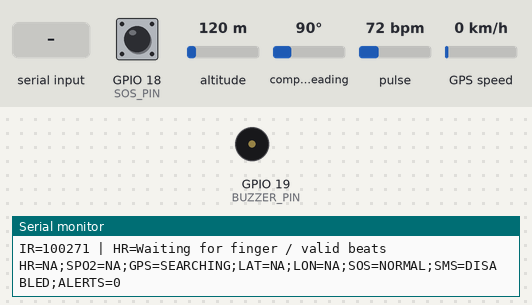
Simulated run of this sketch. Board: ESP32. Parts: buzzer (waves = sounding, pin HIGH), the last lines printed to the serial monitor. Inputs (shaded band) come from the test bench; at power-on: GPIO 18 (SOS_PIN) HIGH, altitude 120 m, compass heading 90°, pulse 72 bpm, GPS speed 0 km/h. The GPS gets a fix after 3 s at 37.7749, -122.4194 with 8 satellites; nothing arrives over Bluetooth unless stated.

Above: at 1.7 s.
1.8 s: GPIO 18 (SOS_PIN) pulled LOW for 0.15 s
At 2.6 s:
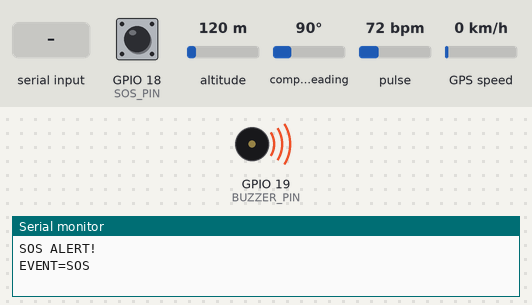
4.3 s: "SOS\n" received over Serial
6.3 s: "RESET_SOS\n" received over the second serial link
Timing chart, 0 to 9.3 s (numbered marks = the images above; inputs shaded):
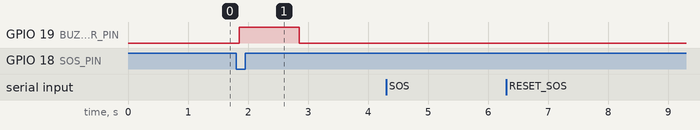

The sketch:

PatientHealthMonitor.ino
```cpp
/*
  PulseGrid Bluetooth Patient Monitor
  Board: ESP32 Dev Module (ESP32-WROOM-32)

  Libraries:
  - SparkFun MAX3010x Pulse and Proximity Sensor Library
  - TinyGPSPlus by Mikal Hart

  Android & PC Connection: Bluetooth Classic SPP & Web Serial
  Bluetooth Device Name: PulseGrid
*/

#include <Arduino.h>
#include <Wire.h>
#include <HardwareSerial.h>
#include <TinyGPSPlus.h>
#include <BluetoothSerial.h>
#include "MAX30105.h"
#include "heartRate.h"

// ---------------- USER SETTINGS ----------------

const char PHONE_NUMBER[] = "+917010191275";

// Enable only after verifying GSM supply and UART levels.
const bool ENABLE_GSM_SMS = false;

// ---------------- PIN CONFIGURATION ----------------

#define SDA_PIN       21
#define SCL_PIN       22

#define GPS_RX_PIN    16
#define GPS_TX_PIN    17

#define GSM_RX_PIN    26
#define GSM_TX_PIN    27

#define SOS_PIN       18
#define BUZZER_PIN    19

// ---------------- MODULES ----------------

MAX30105 particleSensor;
TinyGPSPlus gps;
BluetoothSerial SerialBT;

HardwareSerial gpsSerial(1);
HardwareSerial gsmSerial(2);

// ---------------- VARIABLES ----------------

bool sensorFound = false;
bool heartRateAvailable = false;
bool spo2Available = false;
bool gpsFix = false;
bool sosStatus = false;
bool smsBusy = false;

float heartRateBPM = 0;
float spo2 = 0;
double latitude = 0;
double longitude = 0;

String smsStatus = "DISABLED";

unsigned long alertCount = 0;
unsigned long lastBeatTime = 0;
unsigned long lastTelemetry = 0;
unsigned long lastDebug = 0;
unsigned long lastGPSDebug = 0;
unsigned long lastButtonChange = 0;

int lastButtonReading = HIGH;
int stableButtonState = HIGH;

// Heart Rate averaging buffer
const byte RATE_SIZE = 4;
float rates[RATE_SIZE] = {0};
byte rateIndex = 0;
byte rateCount = 0;

// SpO2 buffer
const int SPO2_BUF_LEN = 50;
uint32_t irBuffer[SPO2_BUF_LEN];
uint32_t redBuffer[SPO2_BUF_LEN];
int spo2BufIndex = 0;
bool spo2BufFull = false;

String alertHistory[5];
int historyCount = 0;

// ---------------- ALERT HISTORY ----------------

void addHistory(const String &message) {
  if (historyCount < 5) {
    alertHistory[historyCount++] = message;
  } else {
    for (int i = 0; i < 4; i++) {
      alertHistory[i] = alertHistory[i + 1];
    }
    alertHistory[4] = message;
  }
}

// ---------------- BUZZER ----------------

void beepBuzzer(unsigned long durationMs) {
  digitalWrite(BUZZER_PIN, HIGH);
  delay(durationMs);
  digitalWrite(BUZZER_PIN, LOW);
}

// ---------------- GSM SMS ----------------

bool sendSMS(String message) {
  if (!ENABLE_GSM_SMS) {
    smsStatus = "DISABLED";
    Serial.println("SMS disabled in settings.");
    return false;
  }

  smsBusy = true;
  smsStatus = "SENDING";

  while (gsmSerial.available()) {
    gsmSerial.read();
  }

  gsmSerial.println("AT");
  delay(1000);
  gsmSerial.println("AT+CMGF=1");
  delay(1000);

  while (gsmSerial.available()) {
    gsmSerial.read();
  }

  gsmSerial.print("AT+CMGS=\"");
  gsmSerial.print(PHONE_NUMBER);
  gsmSerial.println("\"");

  String response = "";
  unsigned long start = millis();
  bool promptReceived = false;

  while (millis() - start < 5000) {
    while (gsmSerial.available()) {
      char c = (char)gsmSerial.read();
      response += c;

      if (c == '>') {
        promptReceived = true;
        break;
      }
    }
    if (promptReceived) break;
    delay(10);
  }

  if (!promptReceived) {
    smsStatus = "ERROR";
    smsBusy = false;
    Serial.println("No SMS prompt from SIM800L.");
    return false;
  }

  gsmSerial.print(message);
  gsmSerial.write(26);

  response = "";
  start = millis();

  while (millis() - start < 20000) {
    while (gsmSerial.available()) {
      response += (char)gsmSerial.read();
    }

    if (response.indexOf("+CMGS:") >= 0) {
      smsStatus = "SUBMITTED";
      smsBusy = false;
      Serial.println("SMS submitted by SIM800L.");
      return true;
    }

    if (response.indexOf("ERROR") >= 0) {
      smsStatus = "ERROR";
      smsBusy = false;
      Serial.println(response);
      return false;
    }

    delay(10);
  }

  smsStatus = "UNCONFIRMED";
  smsBusy = false;
  Serial.println("SMS result not confirmed.");
  return false;
}

// ---------------- SOS ----------------

void triggerSOS() {
  if (sosStatus || smsBusy) {
    Serial.println("SOS already active or busy.");
    return;
  }

  sosStatus = true;
  alertCount++;
  addHistory("SOS alert triggered");

  Serial.println("SOS ALERT!");

  // Notify connected clients immediately
  Serial.println("EVENT=SOS");
  if (SerialBT.hasClient()) {
    SerialBT.println("EVENT=SOS");
  }

  beepBuzzer(1000);

  String message = "SOS ALERT! Assistance requested.";

  if (gpsFix) {
    message += " Location: https://maps.google.com/?q=";
    message += String(latitude, 6);
    message += ",";
    message += String(longitude, 6);
  } else {
    message += " GPS fix unavailable.";
  }

  if (heartRateAvailable) {
    message += " Last HR estimate: ";
    message += String(heartRateBPM, 1);
    message += " BPM.";
  }

  if (spo2Available && spo2 > 0) {
    message += " SpO2: ";
    message += String(spo2, 1);
    message += "%.";
  }

  Serial.print("SMS recipient: ");
  Serial.println(PHONE_NUMBER);

  sendSMS(message);
}

// ---------------- SPO2 CALCULATION ----------------

void calculateSpO2() {
  if (!spo2BufFull) return;

  uint32_t irMin = 0xFFFFFFFF, irMax = 0, irSum = 0;
  uint32_t redMin = 0xFFFFFFFF, redMax = 0, redSum = 0;

  for (int i = 0; i < SPO2_BUF_LEN; i++) {
    irSum += irBuffer[i];
    redSum += redBuffer[i];
    if (irBuffer[i] < irMin) irMin = irBuffer[i];
    if (irBuffer[i] > irMax) irMax = irBuffer[i];
    if (redBuffer[i] < redMin) redMin = redBuffer[i];
    if (redBuffer[i] > redMax) redMax = redBuffer[i];
  }

  float irDC = (float)irSum / SPO2_BUF_LEN;
  float redDC = (float)redSum / SPO2_BUF_LEN;
  float irAC = (float)(irMax - irMin);
  float redAC = (float)(redMax - redMin);

  if (irDC > 0 && redDC > 0 && irAC > 0) {
    float R = (redAC / redDC) / (irAC / irDC);
    float calcSpO2 = 110.0 - (25.0 * R);

    if (calcSpO2 >= 70.0 && calcSpO2 <= 100.0) {
      if (spo2 <= 0) {
        spo2 = calcSpO2;
      } else {
        spo2 = (spo2 * 0.8) + (calcSpO2 * 0.2);
      }
      spo2Available = true;
    }
  }
}

// ---------------- HEART RATE & SPO2 ----------------

void readHeartRate() {
  if (!sensorFound) return;

  long irValue = particleSensor.getIR();
  long redValue = particleSensor.getRed();

  if (millis() - lastDebug >= 1000) {
    lastDebug = millis();

    Serial.print("IR=");
    Serial.print(irValue);
    Serial.print(" | HR=");

    if (heartRateAvailable) {
      Serial.print(heartRateBPM, 1);
      Serial.print(" BPM | SpO2=");
      if (spo2Available) Serial.print(spo2, 1); else Serial.print("Calc");
      Serial.println("%");
    } else {
      Serial.println("Waiting for finger / valid beats");
    }
  }

  if (irValue < 50000) {
    heartRateAvailable = false;
    spo2Available = false;
    rateIndex = 0;
    rateCount = 0;
    lastBeatTime = 0;
    return;
  }

  // Populate SpO2 buffers
  irBuffer[spo2BufIndex] = irValue;
  redBuffer[spo2BufIndex] = redValue;
  spo2BufIndex = (spo2BufIndex + 1) % SPO2_BUF_LEN;
  if (spo2BufIndex == 0) spo2BufFull = true;

  if (checkForBeat(irValue)) {
    unsigned long now = millis();

    if (lastBeatTime != 0) {
      float elapsedSeconds = (now - lastBeatTime) / 1000.0;

      if (elapsedSeconds > 0) {
        float bpm = 60.0 / elapsedSeconds;

        if (bpm >= 40 && bpm <= 200) {
          rates[rateIndex] = bpm;
          rateIndex = (rateIndex + 1) % RATE_SIZE;

          if (rateCount < RATE_SIZE) rateCount++;

          float total = 0;
          for (byte i = 0; i < rateCount; i++) {
            total += rates[i];
          }

          heartRateBPM = total / rateCount;
          heartRateAvailable = true;

          calculateSpO2();
        }
      }
    }

    lastBeatTime = now;
  }
}

// ---------------- GPS ----------------

void readGPS() {
  while (gpsSerial.available()) {
    gps.encode(gpsSerial.read());
  }

  if (gps.location.isValid() && gps.location.age() < 5000) {
    gpsFix = true;
    latitude = gps.location.lat();
    longitude = gps.location.lng();
  } else {
    gpsFix = false;
  }

  if (millis() - lastGPSDebug >= 5000) {
    lastGPSDebug = millis();

    Serial.print("GPS: ");
    if (gpsFix) {
      Serial.print(latitude, 6);
      Serial.print(", ");
      Serial.println(longitude, 6);
    } else {
      Serial.println("Waiting for GPS fix");
    }
  }
}

// ---------------- TELEMETRY DISPATCH ----------------

void sendTelemetry() {
  // Semicolon-separated line format:
  // HR=72.0;SPO2=98.0;GPS=FIX;LAT=12.971598;LON=77.594562;SOS=NORMAL;SMS=DISABLED;ALERTS=0
  String data = "HR=";

  if (heartRateAvailable) {
    data += String(heartRateBPM, 1);
  } else {
    data += "NA";
  }

  data += ";SPO2=";
  if (spo2Available && spo2 > 0) {
    data += String(spo2, 1);
  } else {
    data += "NA";
  }

  data += ";GPS=";
  data += gpsFix ? "FIX" : "SEARCHING";

  data += ";LAT=";
  data += gpsFix ? String(latitude, 6) : "NA";

  data += ";LON=";
  data += gpsFix ? String(longitude, 6) : "NA";

  data += ";SOS=";
  data += sosStatus ? "ACTIVE" : "NORMAL";

  data += ";SMS=";
  data += smsStatus;

  data += ";ALERTS=";
  data += String(alertCount);

  // Send over USB Serial for PC Web Dashboard / Debugging
  Serial.println(data);

  // Send over Bluetooth Classic SPP for Android App / PC Bluetooth
  if (SerialBT.hasClient()) {
    SerialBT.println(data);
  }
}

// ---------------- COMMAND PROCESSOR ----------------

void handleCommand(String command) {
  command.trim();
  command.toUpperCase();

  if (command == "SOS") {
    triggerSOS();
  } else if (command == "RESET_SOS") {
    sosStatus = false;
    Serial.println("EVENT=SOS_RESET");
    if (SerialBT.hasClient()) {
      SerialBT.println("EVENT=SOS_RESET");
    }
  } else if (command == "STATUS") {
    sendTelemetry();
  }
}

void readIncomingCommands() {
  // Read from Bluetooth
  static String btCommand = "";
  while (SerialBT.available()) {
    char c = (char)SerialBT.read();
    if (c == '\n' || c == '\r') {
      if (btCommand.length() > 0) {
        handleCommand(btCommand);
        btCommand = "";
      }
    } else if (btCommand.length() < 40) {
      btCommand += c;
    }
  }

  // Read from USB Serial
  static String serialCommand = "";
  while (Serial.available()) {
    char c = (char)Serial.read();
    if (c == '\n' || c == '\r') {
      if (serialCommand.length() > 0) {
        handleCommand(serialCommand);
        serialCommand = "";
      }
    } else if (serialCommand.length() < 40) {
      serialCommand += c;
    }
  }
}

// ---------------- SETUP ----------------

void setup() {
  Serial.begin(115200);
  delay(500);

  Serial.println();
  Serial.println("==============================================");
  Serial.println("   PulseGrid Bluetooth Patient Monitor        ");
  Serial.println("   ESP32-WROOM-32 Telemetry Station           ");
  Serial.println("==============================================");

  pinMode(SOS_PIN, INPUT_PULLUP);
  pinMode(BUZZER_PIN, OUTPUT);
  digitalWrite(BUZZER_PIN, LOW);

  Wire.begin(SDA_PIN, SCL_PIN);

  gpsSerial.begin(9600, SERIAL_8N1, GPS_RX_PIN, GPS_TX_PIN);
  gsmSerial.begin(9600, SERIAL_8N1, GSM_RX_PIN, GSM_TX_PIN);

  Serial.println("Starting Bluetooth Classic SPP...");

  if (SerialBT.begin("PulseGrid")) {
    Serial.println(">> Bluetooth Device: PulseGrid");
    Serial.println(">> Pair from Android or PC Bluetooth settings.");
  } else {
    Serial.println(">> Bluetooth initialization failed.");
  }

  Serial.println("Initializing MAX30102 pulse oximeter...");

  if (particleSensor.begin(Wire, I2C_SPEED_FAST)) {
    sensorFound = true;

    particleSensor.setup(
      60,    // LED brightness
      4,     // Sample average
      2,     // Red + IR
      100,   // Sample rate
      411,   // Pulse width
      4096   // ADC range
    );

    particleSensor.setPulseAmplitudeRed(0x1F);
    particleSensor.setPulseAmplitudeIR(0x1F);
    particleSensor.setPulseAmplitudeGreen(0);

    Serial.println(">> MAX30102 online.");
  } else {
    sensorFound = false;
    Serial.println(">> WARNING: MAX30102 not found; verify I2C wiring.");
  }

  Serial.println(">> Telemetry stream ready.");
  Serial.println("==============================================\n");
}

// ---------------- MAIN LOOP ----------------

void loop() {
  readGPS();
  readHeartRate();
  readIncomingCommands();

  // Debounce the physical SOS button
  int reading = digitalRead(SOS_PIN);

  if (reading != lastButtonReading) {
    lastButtonChange = millis();
  }

  if (millis() - lastButtonChange > 40) {
    if (reading != stableButtonState) {
      stableButtonState = reading;

      if (stableButtonState == LOW) {
        triggerSOS();
      }
    }
  }

  lastButtonReading = reading;

  if (millis() - lastTelemetry >= 1000) {
    lastTelemetry = millis();
    sendTelemetry();
  }

  delay(5);
}
```

Measured:
- after the input at 1.8 s, GPIO 19 (BUZZER_PIN): LOW → HIGH after 0.05 s, → LOW 1.0 s later
